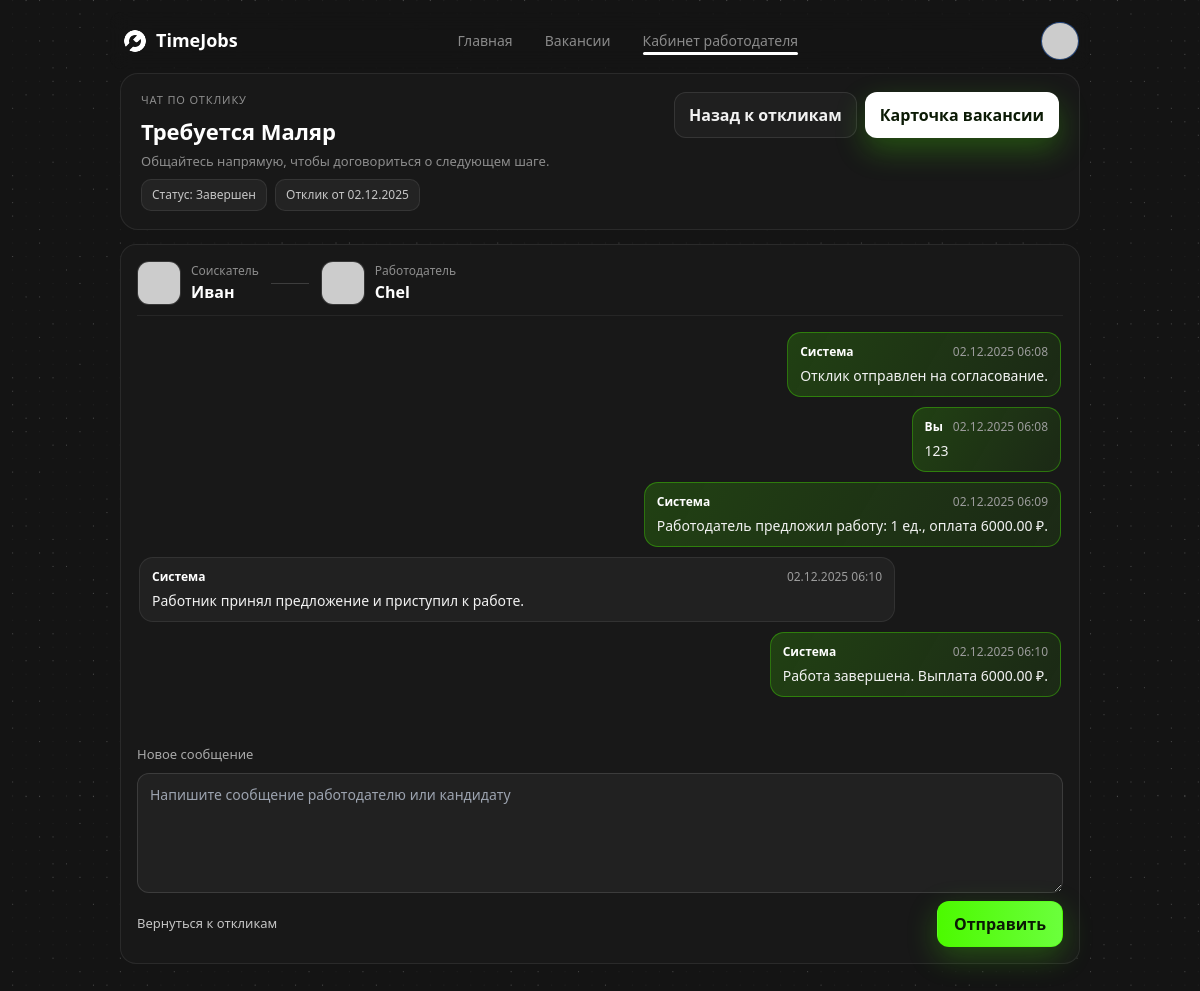
Screenshot of /applications/1/chat (signed in) with the database file from the repository.
### app.py (models this page shows)
class Job(db.Model):
    id = db.Column(db.Integer, primary_key=True)
    employer_id = db.Column(db.Integer, db.ForeignKey('user.id'), nullable=False)
    title = db.Column(db.String(200), nullable=False)
    description = db.Column(db.Text)
    city = db.Column(db.String(120))
    specialization = db.Column(db.String(120))
    wage = db.Column(db.Float, default=0)
    pay_type = db.Column(db.String(20), default='shift')  # shift, hourly
    duration_days = db.Column(db.Integer, default=1)
    status = db.Column(db.String(20), default='pending')  # pending, approved, rejected
    created_at = db.Column(db.DateTime, default=datetime.datetime.utcnow)
    view_count = db.Column(db.Integer, default=0)
    experience_level = db.Column(db.String(50))
    employment_type = db.Column(db.String(50))
    tariff = db.Column(db.String(50))
    employer = db.relationship('User', backref='jobs')

class Application(db.Model):
    id = db.Column(db.Integer, primary_key=True)
    job_id = db.Column(db.Integer, db.ForeignKey('job.id'), nullable=False)
    worker_id = db.Column(db.Integer, db.ForeignKey('user.id'), nullable=False)
    note = db.Column(db.Text)
    status = db.Column(db.String(20), default='applied')  # applied, accepted, rejected
    created_at = db.Column(db.DateTime, default=datetime.datetime.utcnow)
    frozen_amount = db.Column(db.Float, default=0)
    work_units = db.Column(db.Integer, default=0)
    job = db.relationship('Job', backref='applications')
    worker = db.relationship('User')
    messages = db.relationship(
        'ChatMessage',
        backref='application',
        lazy=True,
        cascade='all, delete-orphan'
    )
    __table_args__ = (
        UniqueConstraint('job_id', 'worker_id', name='uq_job_worker'),
    )

class User(db.Model, UserMixin):
    id = db.Column(db.Integer, primary_key=True)
    name = db.Column(db.String(120), nullable=False)
    first_name = db.Column(db.String(120))
    last_name = db.Column(db.String(120))
    middle_name = db.Column(db.String(120))
    gender = db.Column(db.String(20))
    city = db.Column(db.String(120))
    birth_date = db.Column(db.Date)
    email = db.Column(db.String(120), unique=True, nullable=False)
    password_hash = db.Column(db.String(255), nullable=False)
    role = db.Column(db.String(20), default='worker')  # worker, employer, moderator
    phone = db.Column(db.String(50))
    education = db.Column(db.String(255))
    exp_years = db.Column(db.Integer, default=0)
    avatar_url = db.Column(db.String(255))
    deposit = db.Column(db.Float, default=0)
    rating = db.Column(db.Float, default=0)
    educations = db.relationship('WorkerEducation', backref='user', lazy=True, cascade='all, delete-orphan')
    experiences = db.relationship('WorkerExperience', backref='user', lazy=True, cascade='all, delete-orphan')
    skills = db.relationship('WorkerSkill', backref='user', lazy=True, cascade='all, delete-orphan')

class ChatMessage(db.Model):
    __tablename__ = 'chat_message'
    id = db.Column(db.Integer, primary_key=True)
    application_id = db.Column(db.Integer, db.ForeignKey('application.id'), nullable=False)
    sender_id = db.Column(db.Integer, db.ForeignKey('user.id'), nullable=False)
    text = db.Column(db.Text, nullable=False)
    created_at = db.Column(db.DateTime, default=datetime.datetime.utcnow)
    is_system = db.Column(db.Boolean, default=False)
    sender = db.relationship('User')

### app.py (the view, shortened to what this page needs)
@app.route('/applications/<int:app_id>/chat', methods=['GET', 'POST'])
@login_required
def application_chat(app_id):
    app_obj = Application.query.get_or_404(app_id)
    job = app_obj.job
    is_worker = current_user.role == 'worker' and app_obj.worker_id == current_user.id
    is_employer = current_user.role == 'employer' and job and job.employer_id == current_user.id
    back_url = url_for('my_applications') if is_worker else (
        url_for('view_job_applications', job_id=job.id) if job else url_for('manage')
    )
    if not (is_worker or is_employer):
        flash('Нет прав для просмотра чата.', 'error')
        return redirect(back_url)
    allowed_chat_statuses = {'awaiting_approval', 'work_offer', 'in_work', 'completed'}
    if app_obj.status not in allowed_chat_statuses:
        flash('Чат недоступен для текущего статуса отклика.', 'error')
        return redirect(back_url)
    messages = ChatMessage.query.filter_by(application_id=app_obj.id)         .order_by(ChatMessage.created_at.asc()).all()
    chat_partner = app_obj.job.employer if is_worker else app_obj.worker
    status_labels = {
        'applied': 'Новый отклик',
        'awaiting_approval': 'На согласовании',
        'work_offer': 'Предложение работы',
        'in_work': 'В работе',
        'completed': 'Завершен',
        'rejected': 'Отклонен'
    }
    status_label = status_labels.get(app_obj.status, 'Р В Р’В Р вЂ™Р’В Р В РІР‚в„ўР вЂ™Р’В Р В Р’В Р В РІР‚В Р В Р’В Р Р†Р вЂљРЎв„ўР В Р’В Р вЂ™Р’В Р В РІР‚в„ўР вЂ™Р’В Р В Р’В Р Р†Р вЂљРІвЂћСћР В РІР‚в„ўР вЂ™Р’ВµР В Р’В Р вЂ™Р’В Р В РІР‚в„ўР вЂ™Р’В Р В Р’В Р Р†Р вЂљРІвЂћСћР В РІР‚в„ўР вЂ™Р’В· Р В Р’В Р вЂ™Р’В Р В Р’В Р В РІР‚в„–Р В Р’В Р вЂ™Р’В Р В Р Р‹Р Р†Р вЂљРЎС™Р В Р’В Р вЂ™Р’В Р В Р’В Р В РІР‚в„–Р В Р’В Р В РІР‚В Р В Р’В Р Р†Р вЂљРЎв„ўР В Р Р‹Р Р†РІР‚С›РЎС›Р В Р’В Р вЂ™Р’В Р В РІР‚в„ўР вЂ™Р’В Р В Р’В Р Р†Р вЂљРІвЂћСћР В РІР‚в„ўР вЂ™Р’В°Р В Р’В Р вЂ™Р’В Р В Р’В Р В РІР‚в„–Р В Р’В Р В РІР‚В Р В Р’В Р Р†Р вЂљРЎв„ўР В Р Р‹Р Р†РІР‚С›РЎС›Р В Р’В Р вЂ™Р’В Р В Р’В Р В РІР‚в„–Р В Р’В Р В Р вЂ№Р В Р вЂ Р В РІР‚С™Р РЋРЎв„ўР В Р’В Р вЂ™Р’В Р В Р’В Р В РІР‚в„–Р В Р’В Р вЂ™Р’В Р В Р Р‹Р Р†Р вЂљРЎС™Р В Р’В Р вЂ™Р’В Р В РІР‚в„ўР вЂ™Р’В Р В Р’В Р Р†Р вЂљРІвЂћСћР В РІР‚в„ўР вЂ™Р’В°')
    return render_template(
        'application_chat.html',
        app_obj=app_obj,
        job=job,
        chat_partner=chat_partner,
        messages=messages,
        back_url=back_url,
        is_worker=is_worker,
        is_employer=is_employer,
        status_label=status_label,
        worker=app_obj.worker,
        employer=job.employer if job else None
    )

### app.py (called while the page is built, shortened)
@login_manager.user_loader
def load_user(user_id):
    return User.query.get(int(user_id))

@app.context_processor
def inject_globals():
    import urllib.parse
    from flask import request, url_for
    def default_avatar(name):
        n = urllib.parse.quote_plus(name or "U")
        return f"https://ui-avatars.com/api/?background=4CFA00&color=fff&name={n}"
    def get_active_page():
        path = request.path
        if path == url_for('index'):
            return 'index'
        if path.startswith(url_for('vacancies')):
            return 'vacancies'
        if path.startswith('/applications/'):
            if current_user.is_authenticated and current_user.role == 'worker':
                return 'my_applications'
            if current_user.is_authenticated and current_user.role == 'employer':
                return 'manage'
    return dict(
        current_user=current_user,
        default_avatar=default_avatar,
        active_page=get_active_page()
    )

@app.before_request
def _ensure_db_initialized():
    global _db_initialized
    if not _db_initialized:
        init_db()
        _db_initialized = True

### templates/vacancies/application_chat.html (shortened to what this page needs)
{% extends "base.html" %}
{% block content %}
<div class="chat-shell">
    <div class="chat-inner">
        <header class="chat-header glass-card">
            <div>
                <p class="chat-eyebrow">Чат по отклику</p>
                <h1>{{ job.title if job else 'Вакансия удалена' }}</h1>
                <p class="chat-subtitle">
                    Общайтесь напрямую, чтобы договориться о следующем шаге.
                </p>
                <div class="chat-chips">
                    <span class="chat-chip">Статус: {{ status_label }}</span>
                    <span class="chat-chip">Отклик от {{ app_obj.created_at.strftime('%d.%m.%Y') if app_obj.created_at else 'дата неизвестна' }}</span>
                </div>
            </div>
            <div class="chat-header__actions">
                <a class="chat-btn ghost" href="{{ back_url }}">Назад к откликам</a>
                {% if job %}
                <a class="chat-btn" href="{{ url_for('vacancy_detail', job_id=job.id) }}">Карточка вакансии</a>
                {% endif %}
            </div>
        </header>
        <div class="chat-window glass-card">
            <div class="chat-participants">
                {% set worker_name = worker.name if worker else 'Соискатель' %}
                {% set worker_avatar = (worker.avatar_url or (worker.avatar if worker else None)) if worker else None %}
                {% set employer_name = employer.name if employer else 'Работодатель' %}
                {% set employer_avatar = (employer.avatar_url or (employer.avatar if employer else None)) if employer else None %}
                <div class="chat-person">
                    <img src="{{ worker_avatar or default_avatar(worker_name) }}" alt="{{ worker_name }}">
                    <div>
                        <div class="chat-person__role">Соискатель</div>
                        <div class="chat-person__name">{{ worker_name }}</div>
                    </div>
                </div>
                <div class="chat-person chat-person--muted">
                    <div class="chat-person__divider" aria-hidden="true"></div>
                </div>
                <div class="chat-person">
                    <img src="{{ employer_avatar or default_avatar(employer_name) }}" alt="{{ employer_name }}">
                    <div>
                        <div class="chat-person__role">Работодатель</div>
                        <div class="chat-person__name">{{ employer_name }}</div>
                    </div>
                </div>
            </div>
            <div class="chat-messages" id="chat">
                {% for msg in messages %}
                    {% set mine = msg.sender_id == current_user.id %}
                    <div class="chat-bubble{% if mine %} chat-bubble--mine{% endif %}" id="{% if loop.last %}last{% endif %}">
                        <div class="chat-bubble__meta">
                            <span class="chat-author">
                                {% if msg.is_system %}Система{% elif mine %}Вы{% else %}{{ msg.sender.name or 'Пользователь' }}{% endif %}
                            </span>
                            <span class="chat-time">{{ msg.created_at.strftime('%d.%m.%Y %H:%M') if msg.created_at else '' }}</span>
                        </div>
                        <div class="chat-bubble__text">{{ (msg.text or '') | e | replace('\n', '<br>') | safe }}</div>
                    </div>
                {% else %}
                    <div class="chat-empty">Пока нет сообщений. Начните диалог, чтобы обсудить детали.</div>
                {% endfor %}
            </div>
            <form class="chat-form" method="post">
                <label class="chat-form__label" for="chat-message">Новое сообщение</label>
                <textarea id="chat-message"
                          name="message"
                          rows="3"
                          placeholder="Напишите сообщение работодателю или кандидату"
                          required></textarea>
                <div class="chat-form__actions">
                    <a class="chat-link" href="{{ back_url }}">Вернуться к откликам</a>
                    <button type="submit" class="chat-submit">Отправить</button>
                </div>
            </form>
        </div>
    </div>
</div>
{% endblock %}

### static/css/style.css (style rules this page uses)
:root { --tj-accent: #4CFA00; }
.glass-card { background: hsl(var(--twc-grey-950) / var(--twc-grey-950-opacity, var(--tw-bg-opacity))); }
html[data-theme="dark"] body { --tw-bg-opacity: 1; background-color: hsl(var(--twc-grey-1000) / var(--tw-bg-opacity)); color: hsl(var(--twc-grey-50) / 1); }
.chat-shell { min-height: calc(100vh - 80px); padding: 0 16px 56px; display: flex; justify-content: center; }
.chat-inner { width: 100%; max-width: 960px; display: flex; flex-direction: column; gap: 14px; }
.chat-header { display: flex; align-items: flex-start; justify-content: space-between; gap: 14px; padding: 18px 20px; border-radius: 18px; border: 1px solid rgba(255,255,255,0.08); }
.chat-eyebrow { text-transform: uppercase; letter-spacing: 0.08em; color: hsl(var(--twc-grey-400)); font-size: 11px; margin-bottom: 6px; }
.chat-header h1 { font-size: 22px; font-weight: 700; color: #fff; margin: 0 0 4px; }
.chat-subtitle { color: hsl(var(--twc-grey-400)); font-size: 13px; line-height: 1.5; max-width: 640px; }
.chat-chips { display: flex; gap: 8px; flex-wrap: wrap; margin-top: 8px; }
.chat-chip { display: inline-flex; align-items: center; gap: 6px; padding: 6px 10px; border-radius: 10px; background: rgba(255,255,255,0.05); border: 1px solid rgba(255,255,255,0.08); color: hsl(var(--twc-grey-200)); font-size: 12px; }
.chat-header__actions { display: flex; gap: 8px; flex-wrap: wrap; }
.chat-btn { padding: 10px 14px; border-radius: 12px; border: 1px solid rgba(255,255,255,0.1); background: #fff; color: #0b1a05; font-weight: 700; box-shadow: 0 12px 30px rgba(76,250,0,0.25); }
.chat-btn.ghost { background: rgba(255,255,255,0.03); color: hsl(var(--twc-grey-50)); box-shadow: none; }
.chat-window { padding: 16px; border-radius: 16px; border: 1px solid rgba(255,255,255,0.08); display: flex; flex-direction: column; gap: 12px; }
.chat-participants { display: flex; align-items: center; gap: 12px; padding-bottom: 10px; border-bottom: 1px solid rgba(255,255,255,0.06); }
.chat-person { display: inline-flex; align-items: center; gap: 10px; }
.chat-person img { width: 44px; height: 44px; border-radius: 12px; object-fit: cover; border: 1px solid rgba(255,255,255,0.1); background: rgba(255,255,255,0.04); }
.chat-person__role { font-size: 12px; color: hsl(var(--twc-grey-400)); }
.chat-person__name { color: #fff; font-weight: 700; }
.chat-person__divider { width: 38px; height: 1px; background: rgba(255,255,255,0.16); }
.chat-messages { display: flex; flex-direction: column; gap: 10px; max-height: 460px; min-height: 240px; overflow-y: auto; padding: 4px 2px; }
.chat-bubble { background: rgba(255,255,255,0.04); border: 1px solid rgba(255,255,255,0.08); border-radius: 14px; padding: 10px 12px; max-width: 82%; }
.chat-bubble--mine { margin-left: auto; background: linear-gradient(120deg, rgba(76,250,0,0.18), rgba(76,250,0,0.08)); border-color: rgba(76,250,0,0.35); }
.chat-bubble__meta { display: flex; justify-content: space-between; gap: 10px; color: hsl(var(--twc-grey-350)); font-size: 12px; margin-bottom: 4px; }
.chat-bubble__text { color: hsl(var(--twc-grey-50)); font-size: 14px; line-height: 1.5; word-break: break-word; }
.chat-author { font-weight: 700; color: #fff; }
.chat-form { display: flex; flex-direction: column; gap: 8px; }
.chat-form__label { font-size: 13px; color: hsl(var(--twc-grey-300)); }
.chat-form textarea { width: 100%; border-radius: 12px; border: 1px solid rgba(255,255,255,0.12); background: rgba(255,255,255,0.04); color: #fff; padding: 10px 12px; font-size: 14px; resize: vertical; min-height: 120px; }
.chat-form__actions { display: flex; align-items: center; justify-content: space-between; gap: 10px; flex-wrap: wrap; }
.chat-link { color: hsl(var(--twc-grey-200)); font-size: 13px; }
.chat-submit { padding: 10px 16px; border-radius: 12px; background: linear-gradient(90deg, #4CFA00 0%, #6BFF3C 100%); color: #0b1a05; font-weight: 800; border: 1px solid rgba(76,250,0,0.4); box-shadow: 0 10px 30px rgba(76,250,0,0.25); }

### rows the page displays
Job: title "Требуется Маляр"
Application: created_at "02.12.2025"
User: name "Иван"
User: name "Chel"
ChatMessage: is_system "Система", created_at "02.12.2025 06:08", text "Отклик отправлен на согласование."
ChatMessage: is_system "Вы", created_at "02.12.2025 06:08", text "123"
ChatMessage: is_system "Система", created_at "02.12.2025 06:09", text "Работодатель предложил работу: 1 ед., оплата 6000.00 ₽."
ChatMessage: is_system "Система", created_at "02.12.2025 06:10", text "Работник принял предложение и приступил к работе."
ChatMessage: is_system "Система", created_at "02.12.2025 06:10", text "Работа завершена. Выплата 6000.00 ₽."

### other values shown
{{ status_label }} "Завершен"
